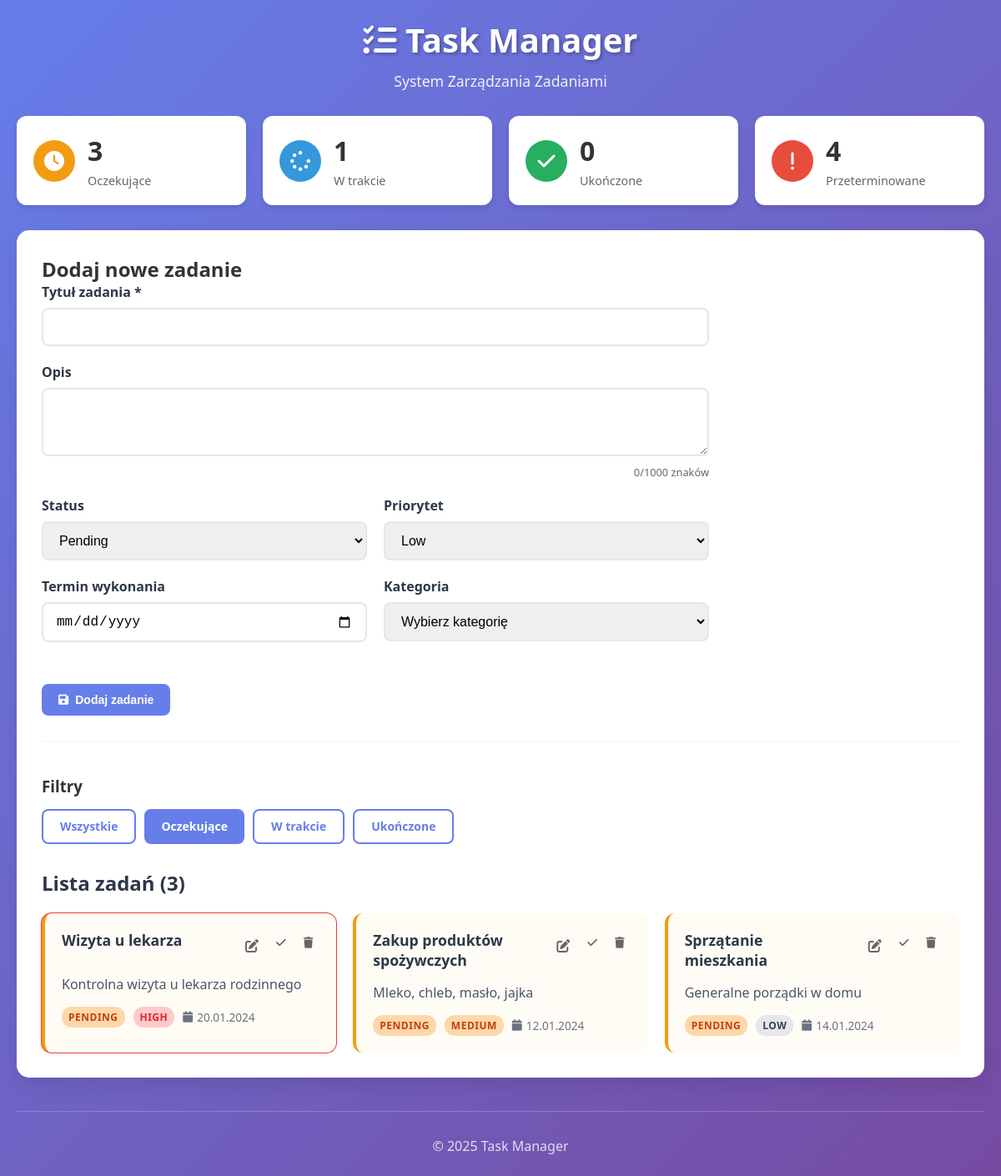
The app's page /?status=pending with its own data.
### tables this page shows
CREATE TABLE IF NOT EXISTS tasks (
    id INT PRIMARY KEY AUTO_INCREMENT,
    title VARCHAR(255) NOT NULL,
    description TEXT,
    status ENUM('pending', 'in_progress', 'completed') DEFAULT 'pending',
    priority ENUM('low', 'medium', 'high') DEFAULT 'medium',
    due_date DATE,
    created_at TIMESTAMP DEFAULT CURRENT_TIMESTAMP,
    updated_at TIMESTAMP DEFAULT CURRENT_TIMESTAMP ON UPDATE CURRENT_TIMESTAMP
);

### public/index.php (the view, shortened to what the rows shown need)
<?php
spl_autoload_register(function ($class) {
    $prefix = 'TaskManager\\';
    $baseDir = __DIR__ . '/../src/';
    $len = strlen($prefix);
    $relativeClass = substr($class, $len);
    $file = $baseDir . str_replace('\\', '/', $relativeClass) . '.php';
});
$controller = new TaskController();
try {
    $statusFilter = $_GET['status'] ?? null;
    $tasks = $controller->index($statusFilter);
    $editTask = null;
} catch (Exception $e) {
    $error = $e->getMessage();
    $tasks = [];
    $categories = [];
    $statistics = [];
}
?>
<!DOCTYPE html>
<html lang="pl">
<head>
    <link rel="stylesheet" href="css/style.css">
    <link href="https://cdnjs.cloudflare.com/ajax/libs/font-awesome/6.0.0/css/all.min.css" rel="stylesheet">
</head>
<body>
    <div class="container">
        <header class="header">
            <h1><i class="fas fa-tasks"></i> Task Manager</h1>
        </header>
        <div class="main-content">
            <div class="form-section">
                <h2><?php echo $editTask ? 'Edytuj zadanie' : 'Dodaj nowe zadanie'; ?></h2>
            </div>
            <div class="tasks-section">
                <h2>Lista zadań (<?php echo count($tasks); ?>)</h2>
                <?php if (empty($tasks)): ?>
                    <div class="empty-state">
                        <i class="fas fa-inbox fa-3x"></i>
                        <h3>Brak zadań</h3>
                        <p>Dodaj pierwsze zadanie używając formularza powyżej.</p>
                    </div>
                <?php else: ?>
                    <div class="tasks-grid">
                        <?php foreach ($tasks as $task): ?>
                            <div class="task-card <?php echo $task->getStatus(); ?> priority-<?php echo $task->getPriority(); ?>">
                                <div class="task-header">
                                    <h3><?php echo htmlspecialchars($task->getTitle()); ?></h3>
                                    <div class="task-actions">
                                        <a href="?edit=<?php echo $task->getId(); ?>" class="btn-icon" title="Edytuj">
                                            <i class="fas fa-edit"></i>
                                        </a>
                                        <?php if ($task->getStatus() !== 'completed'): ?>
                                            <form method="POST" style="display: inline;">
                                                <button type="submit" class="btn-icon" title="Oznacz jako wykonane">
                                                    <i class="fas fa-check"></i>
                                                </button>
                                            </form>
                                        <?php endif; ?>
                                        <form method="POST" style="display: inline;" onsubmit="return confirm('Czy na pewno chcesz usunąć to zadanie?')">
                                            <button type="submit" class="btn-icon btn-danger" title="Usuń">
                                                <i class="fas fa-trash"></i>
                                            </button>
                                        </form>
                                    </div>
                                </div>
                                <?php if ($task->getDescription()): ?>
                                    <p class="task-description"><?php echo htmlspecialchars($task->getDescription()); ?></p>
                                <?php endif; ?>
                                <div class="task-meta">
                                    <span class="status-badge status-<?php echo $task->getStatus(); ?>">
                                        <?php echo ucfirst(str_replace('_', ' ', $task->getStatus())); ?>
                                    </span>
                                    <span class="priority-badge priority-<?php echo $task->getPriority(); ?>">
                                        <?php echo ucfirst($task->getPriority()); ?>
                                    </span>
                                    <?php if ($task->getDueDate()): ?>
                                        <span class="due-date">
                                            <i class="fas fa-calendar"></i>
                                            <?php echo $task->getDueDate()->format('d.m.Y'); ?>
                                        </span>
                                    <?php endif; ?>
                                </div>
                            </div>
                        <?php endforeach; ?>
                    </div>
                <?php endif; ?>
            </div>
        </div>
    </div>
</body>
</html>

### records on screen
tasks: title "Wizyta u lekarza", description "Kontrolna wizyta u lekarza rodzinnego", status "PENDING", priority "HIGH", due_date "20.01.2024"
tasks: title "Zakup produktów spożywczych", description "Mleko, chleb, masło, jajka", status "PENDING", priority "MEDIUM", due_date "12.01.2024"
tasks: title "Sprzątanie mieszkania", description "Generalne porządki w domu", status "PENDING", priority "LOW", due_date "14.01.2024"

### other values on screen
$statistics['by_status']['pending'] "3"
$statistics['by_status']['in_progress'] "1"
$statistics['by_status']['completed'] "0"
$statistics['overdue'] "4"
count($tasks) "3"
form field status "Pending"
form field priority "Low"
